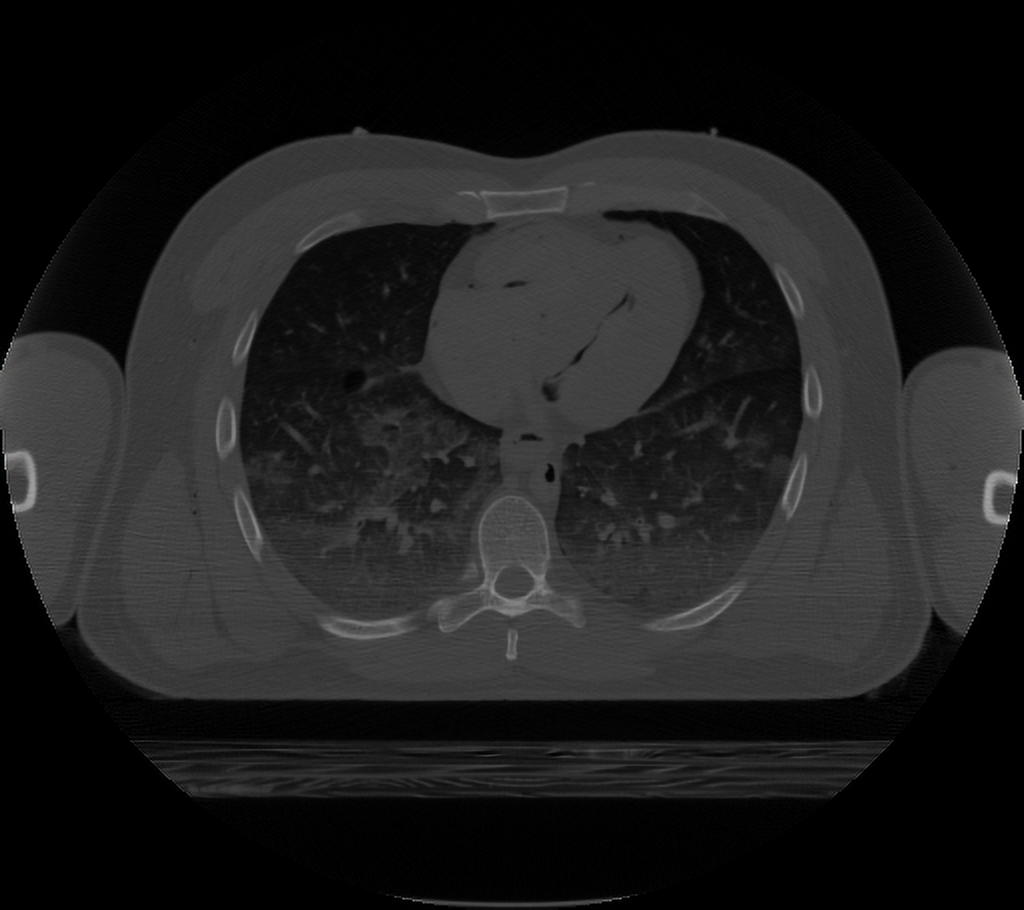
#> input picture Segmentation/Data/CT.png, 1024 x 910 px, found by its file name
$ python renyi_entropy.py
#> lines starting #> are read from the running program, lines starting #| are printed output that depends on the picture; after the words box and inside, x2 and y2 are one past the last pixel; in counts of white or black regions, pixels touching at a corner belong together
#> further down, original_image is the input picture: PIL image 1024x910 RGB; mean R, G, B 30, 30, 30
import cv2
import matplotlib.pyplot as plt
import numpy as np
from numpy.core.fromnumeric import cumsum
import skimage.exposure as imexp
from numpy.lib.type_check import imag
from PIL import Image


def renyi_seg_fn(im, alpha):
#> called with alpha = 0.99
    hist, hist_centers = imexp.histogram(im)
#> hist = 256 values, max 252027 at index 0, min 0 at index 168, mean 3640; hist_centers = 256 values from 0 to 255
    #plot
    fig, axes = plt.subplots(1, 2, figsize=(8, 3))
    axes[0].imshow(im, cmap=plt.cm.gray)
    axes[0].axis('off')
    axes[1].plot(hist_centers, hist, lw=2)
    axes[1].set_title('histogram of gray values')
    plt.show()
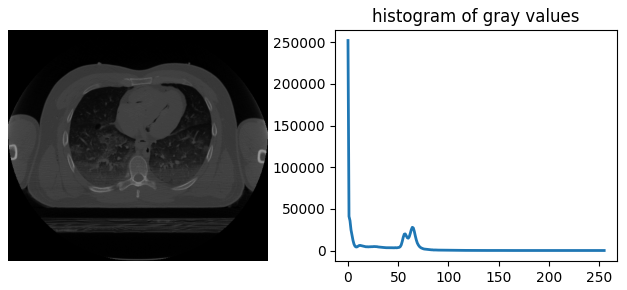
#> figure drawn by matplotlib, 2 panels; panel 2: curve peaks at x = 0, y = 252027

    # Convert all values to float
    hist_float = np.array([float(i) for i in hist])
#> hist_float has the same summary as hist
    # Compute the pdf
    pdf = hist_float/np.sum(hist_float)
#> pdf = 256 values, max 0.27 at index 0, min 0 at index 168, mean 0.00391
    # Compute the cdf
    cumsum_pdf = np.cumsum(pdf)
#> cumsum_pdf = 256 values from 0.27 to 1
    s, e = im.min(), im.max()
#> s = 0; e = 255
    scalar = 1.0/(1-alpha)
    #  A very small value to prevent error due to
    eps = np.spacing(1)
    rr = e-s
#> rr = 255
    h1 = np.zeros((rr, 1))
#> h1 = 255 values from 0 to 0
    h2 = np.zeros((rr, 1))
#> h2 = 255 values from 0 to 0

    #  The following loop computes the  h1 nad h2
    #  values used to compute he entropy

    for ii in range(1, rr):
        iidash = ii+s
        temp0 = pdf[0:iidash]/cumsum_pdf[iidash]
        temp1 = np.power(temp0, alpha)
        h1[ii] = np.log(np.sum(temp1)+eps)

        temp0 = pdf[iidash+1:e]/(1.0-cumsum_pdf[iidash])
        temp2 = np.power(temp0, alpha)
        h2[ii] = np.log(np.sum(temp2) + eps)
#> this loop made 254 passes
#> temp1 on passes 1 to 3: [0.861], [0.769, 0.127], [0.715, 0.118, 0.104]
#> after the loop, h1 = 255 values, max 0.036 at index 221, min -0.149 at index 1, mean 0.0269; h2 = 255 values, max 0.0416 at index 2, min -36.04 at index 220, mean -4.97

    T = h1+h2
#> T = 255 values, max 0.0742 at index 96, min -36.01 at index 220, mean -4.94
    # Entropy value is calculated
    T = T*scalar
#> T = 255 values, max 7.42 at index 96, min -3600.8 at index 220, mean -494.2
    T = T.reshape((rr, 1))[:-2]
#> T = 253 values, max 7.42 at index 96, min -3600.8 at index 220, mean -469.6
    # location where the maximum entropy
    # occurs is the threshold for the renyi entropy
    thresh = T.argmax(axis=0)
#> thresh = [96]

    return thresh


def renyi_seg_fn2(im, alpha):
    hist, _ = imexp.histogram(im)
    # Convert all values to float
    hist_float = np.array([float(i) for i in hist])
    # compute the pdf
    pdf = hist_float/np.sum(hist_float)
    # compute the cdf
    cumsum_pdf = np.cumsum(pdf)
    s, e = im.min(), im.max()
    scalar = 1.0/(1.0-alpha)
    # A very small value to prevent error due to log(0).
    eps = np.spacing(1)
    rr = e-s
    # The inner parentheses is needed because
    # the parameters are tuple.
    h1 = np.zeros((rr, 1))
    h2 = np.zeros((rr, 1))
    # The following loop computes h1 and h2
    # values used to compute the entropy.
    for ii in range(1, rr):
        iidash = ii+s
        temp0 = pdf[0:iidash]/(cumsum_pdf[iidash])
        temp1 = np.power(temp0, alpha)
        h1[ii] = np.log(np.sum(temp1)+eps)
        temp0 = pdf[iidash+1:e]/(1.0-cumsum_pdf[iidash])
        temp2 = np.power(temp0, alpha)
        h2[ii] = np.log(np.sum(temp2)+eps)
    T = h1+h2
    # Entropy value is calculated
    T = T*scalar
    T = T.reshape((rr, 1))[:-2]
    # location where the maximum entropy
    # occurs is the threshold for the renyi entropy
    thresh = T.argmax(axis=0)
    return thresh


# Read original image
original_image = Image.open("Segmentation/Data/CT.png")

# Convert to gray scale
gray_image = original_image.convert('L')

# Convert it to nmmpy array foramt
gray_image = np.asarray(gray_image)

# Computing the threshold by calling the function.
thresh = renyi_seg_fn(gray_image, 0.99)
#> thresh = [96]
print('The renyi threshold is: ', thresh[0])
#| The renyi threshold is:  96

# Threshold the image
segmented_image = 255*(gray_image > thresh)
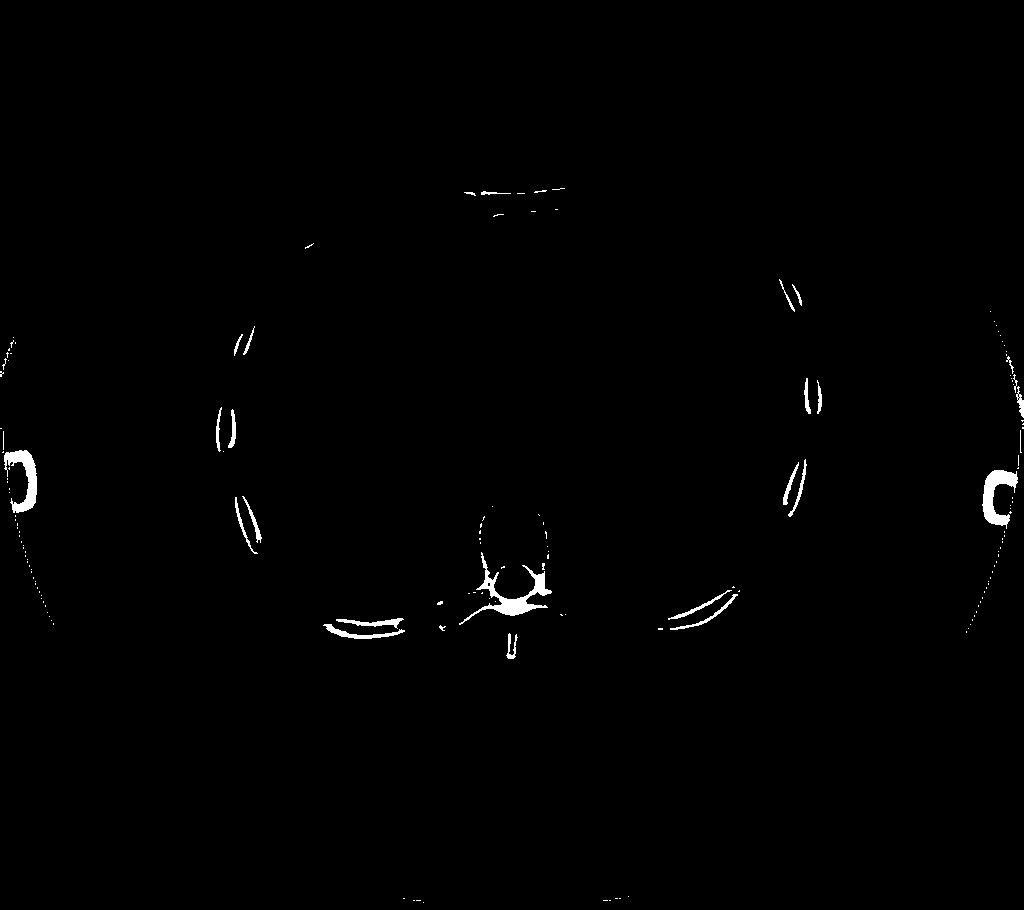
#> segmented_image: shape (910, 1024) int64; 0.7% white; 162 white regions (134 under 20 px), largest, box (x1, y1, x2, y2) and area: (459, 552, 552, 625) 1292, (982, 470, 1018, 529) 979, (4, 450, 37, 513) 934

# Saving the image
cv2.imwrite("Segmentation/Data/renyi_output.png", segmented_image)
